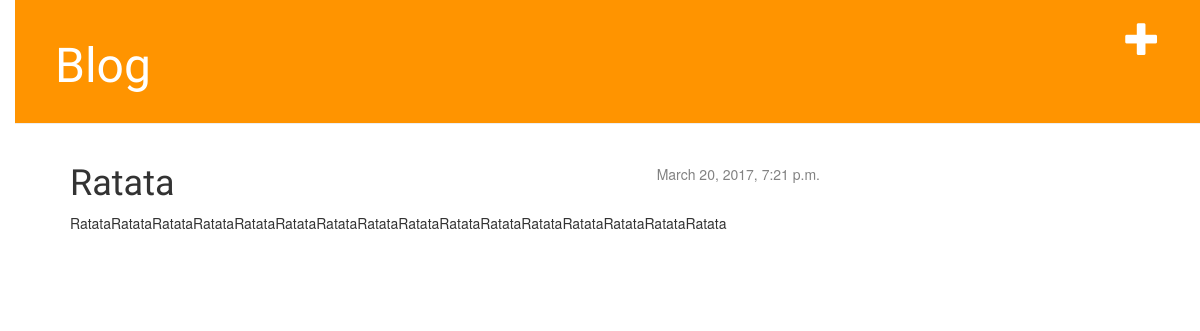
The app's page /post/1/ with its own data.
### blog/models.py (models this page shows, shortened)
class Post(models.Model):
    author = models.ForeignKey('auth.User')
    title = models.CharField(max_length=200)
    text = models.TextField()
    created_date = models.DateTimeField(default=timezone.now)
    published_date = models.DateTimeField(blank=True, null=True)

### blog/views.py (the view)
# urls.py: url(r'^post/(?P<pk>[0-9]+)/$', views.post_detail, name='postdetail'),
def post_detail(request, pk):
    post = get_object_or_404(Post, pk=pk)
    return render(request, 'blog/post_detail.html', {'post': post})

### blog/templates/blog/post_detail.html
{% extends 'blog/base.html' %}
{% block content %}
<div class="post">
	{% if post.published_date %}
	<div class="date">
		{{ post.published_date }}
	</div>
	{% endif %}
	<h1>{{ post.title }}</h1>
	<p>{{ post.text|linebreaksbr }}</p>
</div>
{% endblock %}

### blog/static/css/blog.css (style rules this page uses)
body { padding-left: 15px; }
h1, h2, h3, h4 { font-family: 'Lobster', cursive; }
.date { float: right; color: #828282; }
.post { margin-bottom: 70px; }

### records on screen
Post: published_date "March 20, 2017, 7:21 p.m.", title "Ratata", text "RatataRatataRatataRatataRatataRatataRatataRatataRatataRatataRatataRatataRatataRatataRatataRatata"
